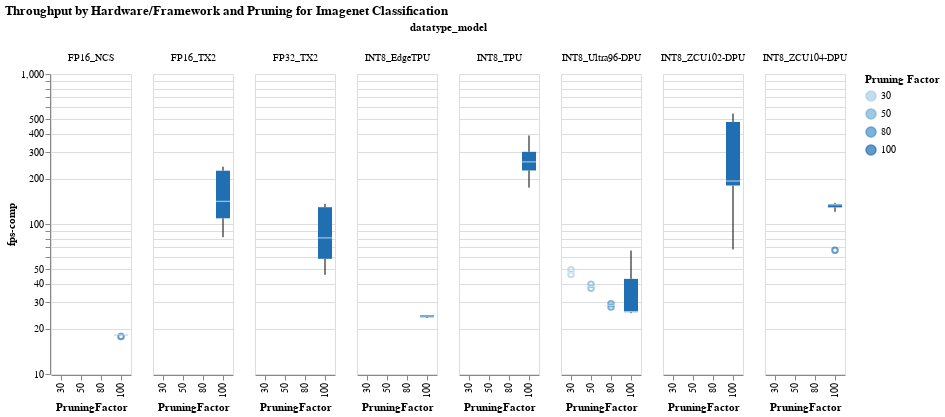

The code cell stored with this chart in its notebook:
### Code cell
#hide_input
#%run scripts/altair_plots.py  #run the plot script if it wasn't previously run
boxplot(df=imagenet_df, xaxis='PruningFactor', yaxis="fps-comp", color_col= 'PruningFactor', facet_column='datatype_model' , title="Throughput by Hardware/Framework and Pruning for Imagenet Classification")
